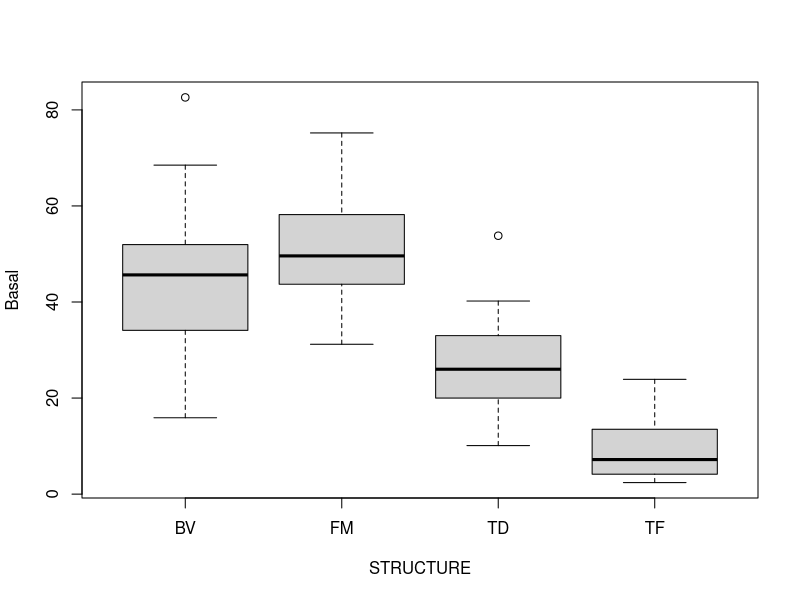
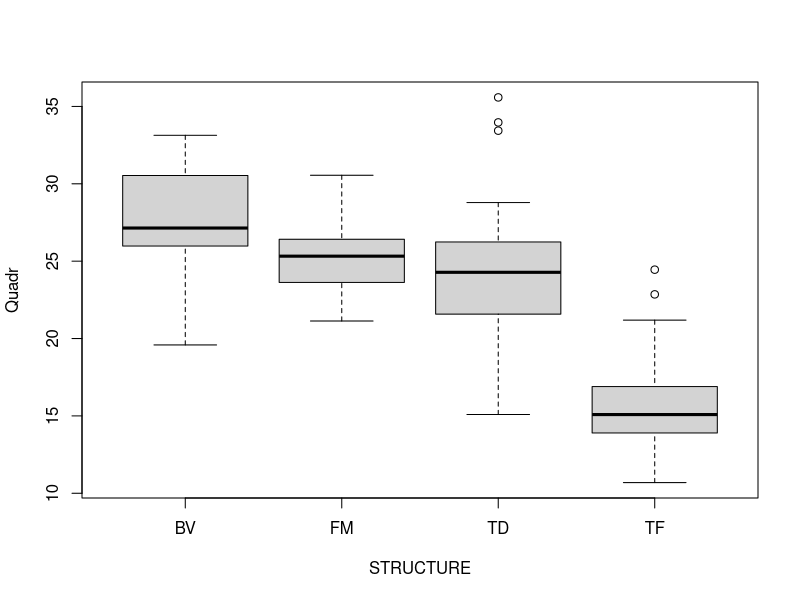

Reproduce these figures in R, in order.

# Load packages
rm(list=ls()) 
library(psych)
library(tidyverse)

# Load the dataset
ocells <- read.csv("./Data/data_analyze_unc_rich_abun_may_2016.csv", sep=";")

# Rename the variables so that it is easier to automathize processes (five letters each)
ocells <- ocells %>%
    rename(Densi = DT, #stem density
           DHeig = ALCDOM, # dominant height
           Basal = G_m2_ha, # basal area
           Snags = PEUSMHA,  # snags
           Thick = p_G_gruesa, # thickwood
           Cavit = CAVTOTAL,  # cavities
           Shrub = RECARBUSTIU, # shrub cover
           Herba = RECHERB, # herbaceous cover
           DVari = SD_maderaFMG) %>% # variability in diameter size
    mutate(Quadr = sqrt(Basal/(0.0000785*Densi))) # quadratic mean diameter

ocells <- ocells %>%
    mutate(Forest_Type = fct_recode(STRUCTURE,
                                    "Unman"    = "BV", 
                                    "Prep" = "FM",
                                    "Regen" = "TD",
                                    "Remov" = "TF"))

ocells$Forest_Type <- ordered(ocells$Forest_Type, 
                              levels = c("Remov","Regen","Prep","Unman"))

# Reclassify forest species in guilds -------------------------------------

ocells <- ocells %>%
    mutate(
        ### HABITAT BREADTH
        GENA = COPA + ANTR + PRMO + TROG + ERRU + TUTO + TUME + TUVI + GAGL + FRCO + SECI,
        SPEA = DRMA + DEMA + TUPH + SYBO + SYAT + PHBO + PHCO + REGU + REIG + AECA +
               PACR + PAAT + PAMA + SIEU + CEFA + CEBR + LOCU + PYRA,
        UBIA = PIVI + LUAR + PHOC + EMCA,

        ### NEST LOCATION
        OVNA = COPA + TUPH + TUVI + REGU + REIG + GAGL + FRCO + SECI + LOCU + PYRA,
        CVNA = PIVI + DRMA + DEMA + PACR + PAAT + PAMA + SIEU + CEFA + CEBR,
        GRNA = LUAR + ANTR + PHOC + TUTO + PHBO + EMCA,
        UNNA = PRMO + TROG + ERRU + TUME + SYBO + SYAT + PHCO + AECA,

        ### FORAGING BEHAVIOUR
        OVFA = PHBO + PHCO + REGU + REIG + AECA + PACR + PAAT + PAMA + GAGL + FRCO + SECI + LOCU + PYRA,
        TRFA = PIVI + DRMA + DEMA + SIEU + CEFA + CEBR,
        GRFA = COPA + LUAR + ANTR + PHOC + TUTO + TUME + TUPH + TUVI + EMCA,
        UNFA = PRMO + TROG + ERRU + SYBO + SYAT)

# Check the number of observations per guild
guilds <- c ("TOTA", "GENA", "SPEA", "UBIA", 
             "OVNA", "CVNA", "UNNA", "GRNA",
             "OVFA", "TRFA", "UNFA", "GRFA")
summary <- ocells %>%
    summarise_at(.vars = guilds,
                 .funs= c(mean = "mean", sd = "sd")) %>%
    gather()
                      
        
sink("./Data/guild_abun.txt")
print(summary)
sink()

# Save tidy dataset
#save(ocells, file="./Data/tidy_ocells.Rdata")

      
# Descriptive statistics ----------------------------------------------------------------------

# Describe the predictors
predictors <-c("Densi", "Basal", "Quadr", "DHeig", 
               "Snags", "Cavit",  "Herba","Shrub","Thick", "DVari")

summary(ocells[,predictors])

# Description by type of forest
(ocells %>%
         group_by(STRUCTURE) %>%
         summarise(Densi = mean (Densi), Basal=mean(Basal), 
                   Quadr=mean(Quadr), DHeig=mean(DHeig), 
                   Snags=mean(Snags), Cavit=mean(Cavit),
                   Herba=mean(Herba), Shrub= mean(Shrub), 
                   Thick=mean(Thick), SD= mean(DVari)))


# Check correlation between variables
corr.test(ocells[predictors], method = "spearman")

# Check the effect of forest structure on basal area and mean quadratic diameter
boxplot(Basal ~ STRUCTURE, data=ocells)
TukeyHSD(aov(Basal ~ STRUCTURE, data=ocells))

boxplot(Quadr ~ STRUCTURE, data=ocells)
TukeyHSD(aov(Quadr ~ STRUCTURE, data=ocells))

# Know the frequency (#plots with presence) and
# the abundance (total # of presences) per species
sapply(ocells[,26:58],function(x) length(x[x>0]))        # frequency
sapply(ocells[,26:58],function(x) sum(x))                #abundance

names(ocells)

